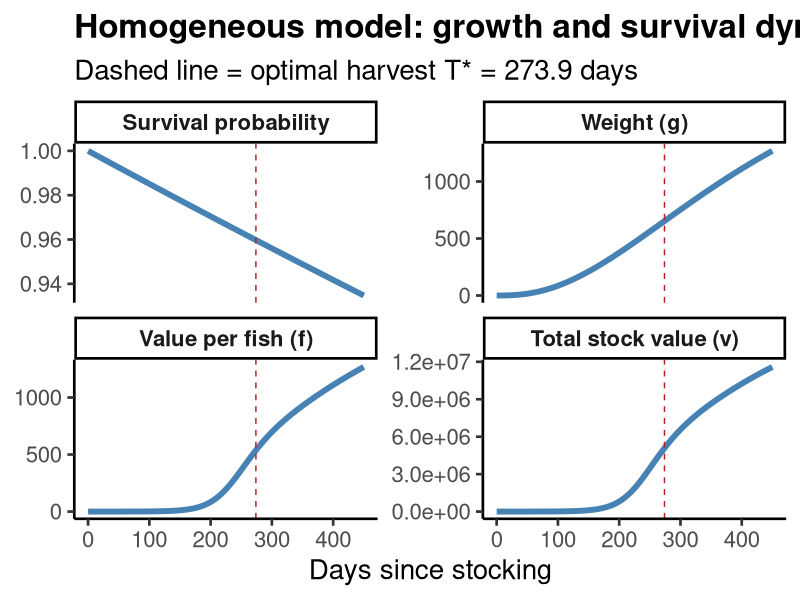
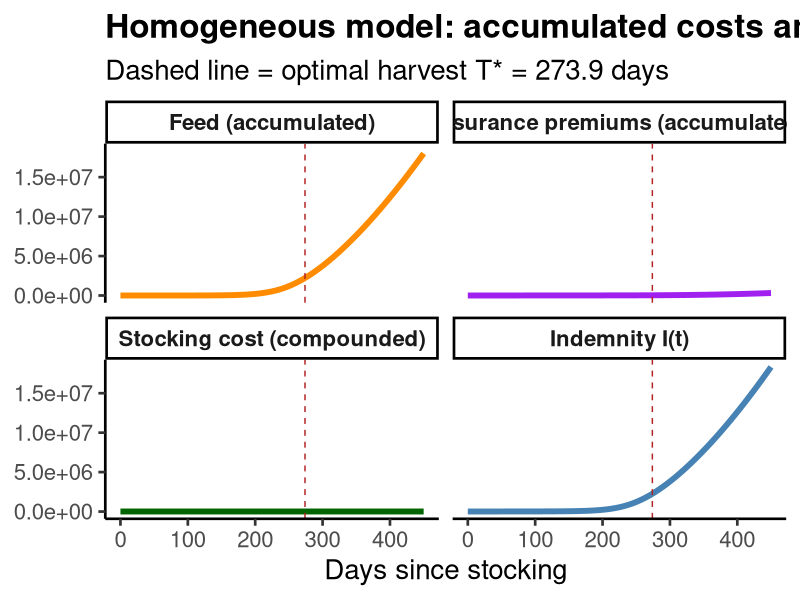
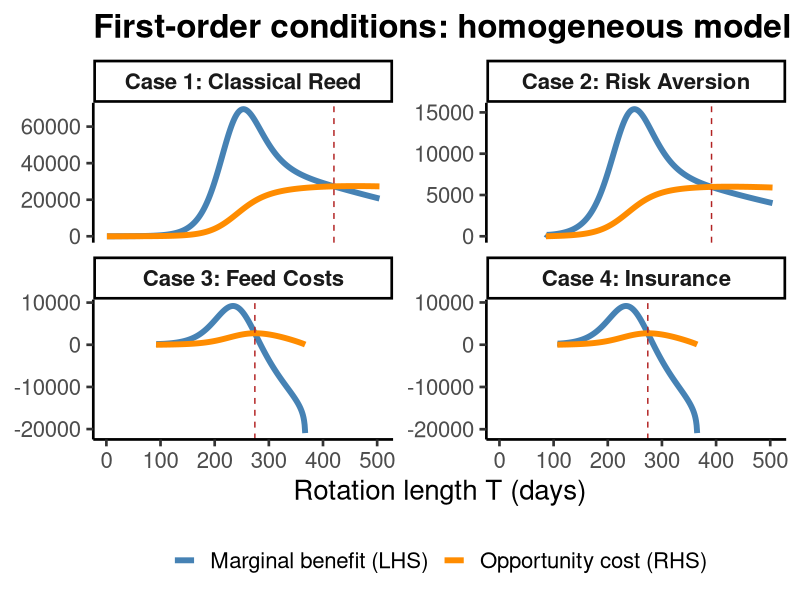

The R script that drew these images, in order:
library(ggplot2)
library(tidyr)

# ── Read data ─────────────────────────────────────────────────────────────────
growth <- read.csv("results/simulations/growth_dynamics.csv")
costs  <- read.csv("results/simulations/cost_dynamics.csv")

T_star <- 273.9  # from solver output

# ── Figure 1: Growth dynamics (4-panel) ──────────────────────────────────────

# Reshape for faceted plot
panels <- data.frame(
  day      = rep(growth$day, 4),
  value    = c(growth$survival, growth$weight_g, growth$f_value, growth$v_stock),
  variable = rep(c("Survival probability", "Weight (g)", "Value per fish (f)", "Total stock value (v)"),
                 each = nrow(growth))
)
panels$variable <- factor(panels$variable,
  levels = c("Survival probability", "Weight (g)", "Value per fish (f)", "Total stock value (v)"))

p1 <- ggplot(panels, aes(x = day, y = value)) +
  geom_line(linewidth = 2, color = "steelblue") +
  geom_vline(xintercept = T_star, linetype = "dashed", color = "firebrick", linewidth = 0.5) +
  facet_wrap(~ variable, scales = "free_y", ncol = 2) +
  labs(x = "Days since stocking", y = NULL,
       title = "Homogeneous model: growth and survival dynamics",
       subtitle = paste0("Dashed line = optimal harvest T* = ", round(T_star, 1), " days")) +
  theme_classic(base_size = 20) +
  theme(
    strip.text = element_text(face = "bold"),
    plot.title = element_text(face = "bold")
  )

ggsave("results/figures/growth_dynamics.png", p1,
       width = 10, height = 7, dpi = 400)

cat("Saved results/figures/growth_dynamics.png\n")

# ── Figure 2: Accumulated costs ──────────────────────────────────────────────

cost_long <- costs |>
  pivot_longer(cols = c(feed_accumulated, premium_accumulated, stocking_compounded, indemnity),
               names_to = "cost_type", values_to = "value") |>
  transform(cost_type = factor(cost_type,
    levels = c("feed_accumulated", "premium_accumulated", "stocking_compounded", "indemnity"),
    labels = c("Feed (accumulated)", "Insurance premiums (accumulated)",
               "Stocking cost (compounded)", "Indemnity I(t)")))

p2 <- ggplot(cost_long, aes(x = day, y = value, color = cost_type)) +
  geom_line(linewidth = 2) +
  geom_vline(xintercept = T_star, linetype = "dashed", color = "firebrick", linewidth = 0.5) +
  facet_wrap(~ cost_type, ncol = 2) +
  scale_color_manual(values = c("Feed (accumulated)" = "darkorange",
                                "Insurance premiums (accumulated)" = "purple",
                                "Stocking cost (compounded)" = "darkgreen",
                                "Indemnity I(t)" = "steelblue")) +
  labs(x = "Days since stocking", y = NULL,
       title = "Homogeneous model: accumulated costs and indemnity",
       subtitle = paste0("Dashed line = optimal harvest T* = ", round(T_star, 1), " days")) +
  theme_classic(base_size = 20) +
  theme(
    legend.position = "none",
    strip.text = element_text(face = "bold"),
    plot.title = element_text(face = "bold")
  )

ggsave("results/figures/cost_dynamics.png", p2,
       width = 10, height = 7, dpi = 400)

cat("Saved results/figures/cost_dynamics.png\n")

# ── Figure 3: FOC for all four cases ────────────────────────────────────────

foc <- read.csv("results/simulations/foc_all_cases.csv")

# Pivot to long format for color mapping
foc_long <- foc |>
  pivot_longer(cols = c(LHS, RHS), names_to = "side", values_to = "value") |>
  transform(side = factor(side,
    levels = c("LHS", "RHS"),
    labels = c("Marginal benefit (LHS)", "Opportunity cost (RHS)")))

# Facet ordering
foc_long$case <- factor(foc_long$case, levels = c(
  "Case 1: Classical Reed", "Case 2: Risk Aversion",
  "Case 3: Feed Costs", "Case 4: Insurance"))

# T* markers (one per case)
t_stars <- unique(foc[, c("case", "T_star")])
t_stars$case <- factor(t_stars$case, levels = levels(foc_long$case))

p3 <- ggplot(foc_long, aes(x = day, y = value, color = side)) +
  geom_line(linewidth = 2, na.rm = TRUE) +
  geom_vline(data = t_stars, aes(xintercept = T_star),
             linetype = "dashed", color = "firebrick", linewidth = 0.5) +
  facet_wrap(~ case, scales = "free_y", ncol = 2) +
  scale_color_manual(values = c(
    "Marginal benefit (LHS)" = "steelblue",
    "Opportunity cost (RHS)" = "darkorange")) +
  labs(x = "Rotation length T (days)", y = NULL,
       color = NULL,
       title = "First-order conditions: homogeneous model cases") +
  theme_classic(base_size = 20) +
  theme(
    legend.position = "bottom",
    strip.text = element_text(face = "bold"),
    plot.title = element_text(face = "bold")
  )

ggsave("results/figures/foc_all_cases.png", p3,
       width = 12, height = 9, dpi = 400)

cat("Saved results/figures/foc_all_cases.png\n")
